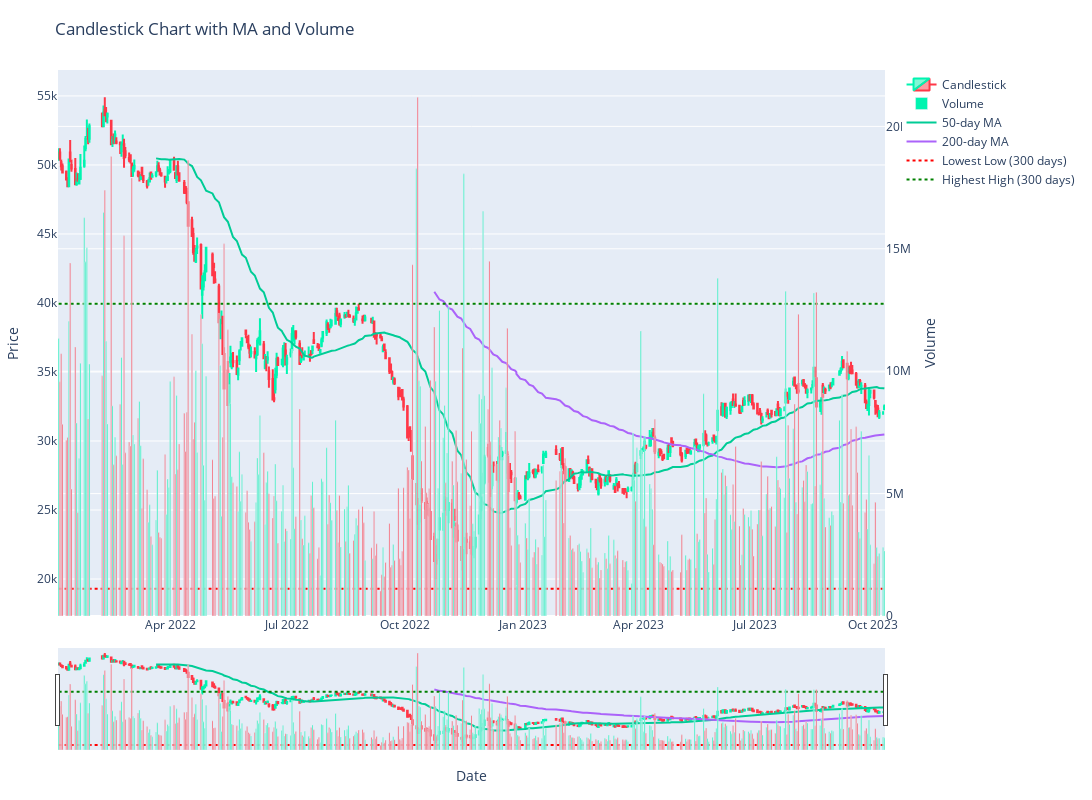

Notebook code for this chart:
### Code cell
from vnstock import * #import all functions, including functions that provide OHLC data for charting
from vnstock.chart import * # import chart functions
fig = candlestick_chart(symbol='TCB', start_date='2022-01-01', end_date='2023-10-10', resolution='1D', type='stock', 
                  title='Candlestick Chart with MA and Volume', x_label='Date', y_label='Price', ma_periods=[50,200], 
                  show_volume=True, figure_size=(15, 8), reference_period=300, up_color='#00F4B0', down_color='#FF3747')

fig

### Figure 1 — Plotly figure (JSON) as saved in the notebook; plotly's stock layout.template omitted (floating-point values rounded to 4 significant figures; data arrays with more than 128 entries replaced by an {"elided": "..."} marker saying what was removed)
{"data": [{"close": {"elided": "441 int values"}, "decreasing": {"line": {"color": "#FF3747"}}, "high": {"elided": "441 int values"}, "increasing": {"line": {"color": "#00F4B0"}}, "low": {"elided": "441 int values"}, "name": "Candlestick", "open": {"elided": "441 int values"}, "type": "candlestick", "x": {"elided": "441 str values"}}, {"marker": {"color": {"elided": "441 str values"}}, "name": "Volume", "type": "bar", "x": {"elided": "441 str values"}, "y": {"elided": "441 int values"}, "yaxis": "y2"}, {"mode": "lines", "name": "50-day MA", "type": "scatter", "x": {"elided": "441 str values"}, "y": {"elided": "441 float values"}}, {"mode": "lines", "name": "200-day MA", "type": "scatter", "x": {"elided": "441 str values"}, "y": {"elided": "441 float values"}}, {"line": {"color": "red", "dash": "dot"}, "mode": "lines", "name": "Lowest Low (300 days)", "type": "scatter", "x": {"elided": "441 str values"}, "y": {"elided": "441 int values"}}, {"line": {"color": "green", "dash": "dot"}, "mode": "lines", "name": "Highest High (300 days)", "type": "scatter", "x": {"elided": "441 str values"}, "y": {"elided": "441 int values"}}], "layout": {"height": 800, "margin": {"b": 50, "l": 50, "r": 50, "t": 70}, "title": {"text": "Candlestick Chart with MA and Volume"}, "width": 1500, "xaxis": {"rangeslider": {"visible": true}, "title": {"text": "Date"}}, "yaxis": {"title": {"text": "Price"}}, "yaxis2": {"overlaying": "y", "side": "right", "title": {"text": "Volume"}}}}
